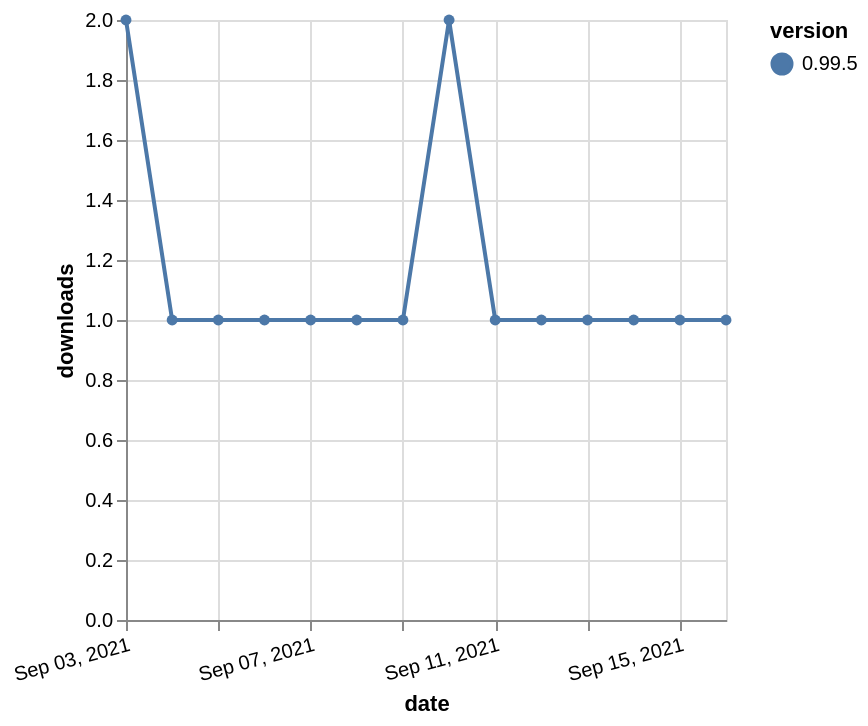

Source (Vega-Lite JSON):
### Vega-Lite specification from a JSON file in a GitHub repository (floating-point values rounded to 4 significant figures)
{"$schema": "https://vega.github.io/schema/vega-lite/v5.json", "description": "A simple bar chart with embedded data.", "data": {"values": [{"date": "2021-09-03", "total": 115, "delta": 2, "version": "0.99.5"}, {"date": "2021-09-04", "total": 116, "delta": 1, "version": "0.99.5"}, {"date": "2021-09-05", "total": 117, "delta": 1, "version": "0.99.5"}, {"date": "2021-09-06", "total": 118, "delta": 1, "version": "0.99.5"}, {"date": "2021-09-07", "total": 119, "delta": 1, "version": "0.99.5"}, {"date": "2021-09-08", "total": 120, "delta": 1, "version": "0.99.5"}, {"date": "2021-09-09", "total": 121, "delta": 1, "version": "0.99.5"}, {"date": "2021-09-10", "total": 123, "delta": 2, "version": "0.99.5"}, {"date": "2021-09-11", "total": 124, "delta": 1, "version": "0.99.5"}, {"date": "2021-09-12", "total": 125, "delta": 1, "version": "0.99.5"}, {"date": "2021-09-13", "total": 126, "delta": 1, "version": "0.99.5"}, {"date": "2021-09-14", "total": 127, "delta": 1, "version": "0.99.5"}, {"date": "2021-09-15", "total": 128, "delta": 1, "version": "0.99.5"}, {"date": "2021-09-16", "total": 129, "delta": 1, "version": "0.99.5"}]}, "width": "container", "mark": {"type": "line", "point": {"filled": true}}, "encoding": {"x": {"field": "date", "type": "temporal", "timeUnit": "yearmonthdate", "title": "date", "axis": {"labelAngle": -15}}, "y": {"field": "delta", "type": "quantitative", "title": "downloads"}, "color": {"field": "version", "type": "nominal"}, "tooltip": {"field": "delta"}}}
